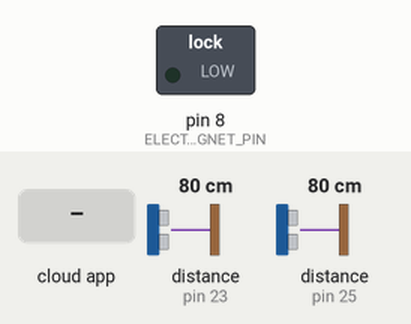
The sketch below on a simulated Arduino Mega 2560, built with avr-gcc and run on an emulated ATmega2560. On the bench: switched loads named in the sketch (green lamp = pin HIGH). Wiring (inferred from the names in the program): 2 × ultrasonic range finder: trigger pin 22, echo pin 23 / trigger pin 24, echo pin 25. The inputs (shaded band) are chosen by the test bench; at power-on: distance to the obstacle (sensors on pin 23, pin 25) 80 cm. The echo pulse lasts 58.3 µs per cm; the ROS host is connected and sends only what is stated; pins used as bus, display or sensor lines are not drawn.

Above: at 1.2 s.
1.3 s: the phone or cloud app sets electromagnet_cmd to 1
At 2.0 s:
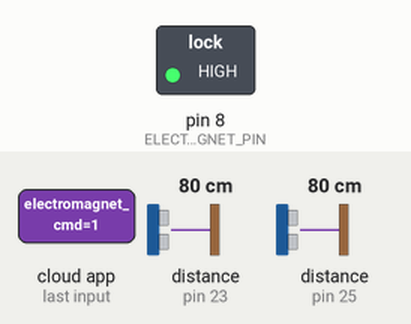
2.8 s: the phone or cloud app sets electromagnet_cmd to 0
At 3.6 s:
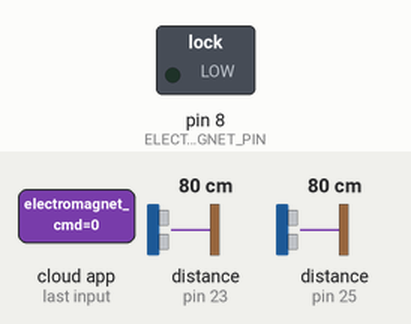
Timing chart, 0 to 5.8 s (numbered marks = the images above; inputs shaded):
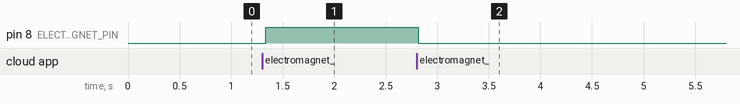

Measured:
- after the input at 1.3 s, pin 8 (ELECTROMAGNET_PIN): LOW → HIGH at once
- after the input at 2.8 s, pin 8 (ELECTROMAGNET_PIN): HIGH → LOW at once

The sketch:

ReadSensors.ino
```cpp
#include <ros.h>
#include <Arduino.h>
#include <sensor_msgs/Range.h>
#include <std_msgs/Bool.h>

//add ultrasonic pin config
const int TRIG_PIN_FWD = 22;
const int ECHO_PIN_FWD = 23;
const int TRIG_PIN_BACK = 24;
const int ECHO_PIN_BACK = 25;
//add ultrasonic freq
const int SONAR_FREQ = 40;
// Add electromagnet control pin
const int ELECTROMAGNET_PIN = 8;


// ROS node handle
ros::NodeHandle nh;

// Function prototypes
float readUltrasonicSensor(int trigPin, int echoPin);
// Callback function for electromagnet control
void electromagnetControlCallback(const std_msgs::Bool& msg);

// ROS subscriber and publishers
//add range publishers
sensor_msgs::Range range_msg_fwd;
sensor_msgs::Range range_msg_back;
ros::Publisher sensor_pub_fwd("range_data_fwd", &range_msg_fwd);
ros::Publisher sensor_pub_back("range_data_back", &range_msg_back);
// Add subscriber for electromagnet control
ros::Subscriber<std_msgs::Bool> electromagnet_sub("electromagnet_cmd", &electromagnetControlCallback);

void setup() {
  //ros node initalise
  nh.initNode();
  //ros publishers
  nh.advertise(sensor_pub_fwd);
  nh.advertise(sensor_pub_back);
  // ros subscriber
  nh.subscribe(electromagnet_sub);
  //ultrasonic pin config
  pinMode(TRIG_PIN_FWD, OUTPUT);
  pinMode(ECHO_PIN_FWD, INPUT);
  pinMode(TRIG_PIN_BACK, OUTPUT);
  pinMode(ECHO_PIN_BACK, INPUT);
  // electromagnet pin config
  pinMode(ELECTROMAGNET_PIN, OUTPUT);


//Ros message info
  range_msg_fwd.radiation_type = sensor_msgs::Range::ULTRASOUND;
  range_msg_fwd.field_of_view = 1.0;  // Approximate, adjust to your sensor
  range_msg_fwd.min_range = 0.02;  // HC-SR04 specs
  range_msg_fwd.max_range = 4.0;  // HC-SR04 specs

  range_msg_back.radiation_type = sensor_msgs::Range::ULTRASOUND;
  range_msg_back.field_of_view = 1.0;  // Approximate, adjust to your sensor
  range_msg_back.min_range = 0.02;  // HC-SR04 specs
  range_msg_back.max_range = 4.0;  // HC-SR04 specs
}

void loop() {
  nh.spinOnce();

  range_msg_fwd.range = readUltrasonicSensor(TRIG_PIN_FWD, ECHO_PIN_FWD);
  range_msg_fwd.header.stamp = nh.now();
  sensor_pub_fwd.publish(&range_msg_fwd);

  range_msg_back.range = readUltrasonicSensor(TRIG_PIN_BACK, ECHO_PIN_BACK);
  range_msg_back.header.stamp = nh.now();
  sensor_pub_back.publish(&range_msg_back);

  delay(1000 / SONAR_FREQ); // Adjust to sensor's maximum frequency

}


float readUltrasonicSensor(int trigPin, int echoPin) {
  digitalWrite(trigPin, LOW);
  delayMicroseconds(2);
  digitalWrite(trigPin, HIGH);
  delayMicroseconds(10);
  digitalWrite(trigPin, LOW);
  long duration = pulseIn(echoPin, HIGH);
  float distance = duration
  * 0.00034 / 2; //metres

    // Check if measurement is within the sensor range
  if (distance < 0.02 || distance > 4.0) {
    return NAN;
  }

  return distance;
}

// Function to control electromagnet
void electromagnetControlCallback(const std_msgs::Bool& msg) {
  digitalWrite(ELECTROMAGNET_PIN, msg.data ? HIGH : LOW);
}
```
